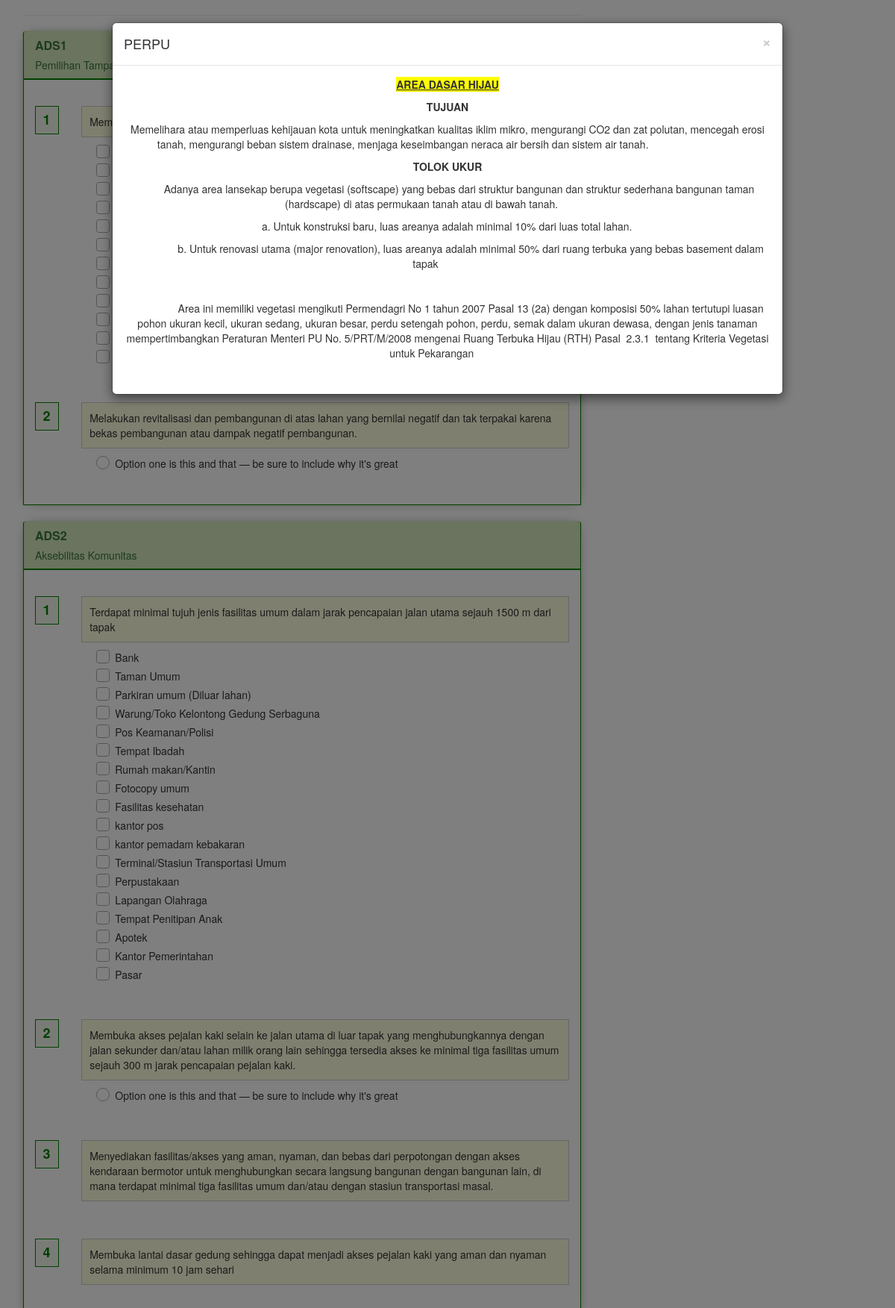
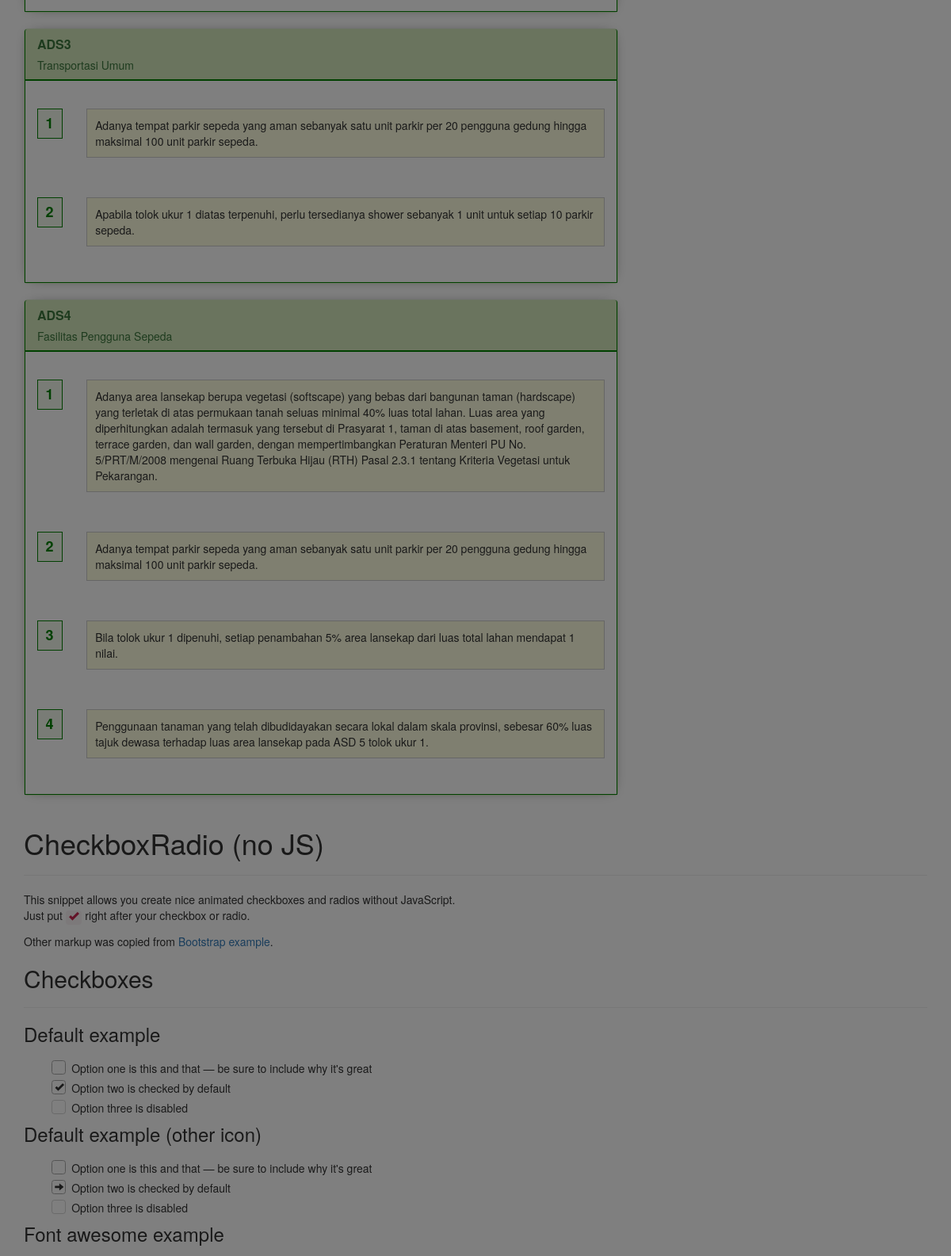
The app's page /index.php/c_dashboard/pengujian (upper part) with its own data (2 pictures, top to bottom).
### tables this page shows
CREATE TABLE `q_label` (
  `ID` int(11) NOT NULL AUTO_INCREMENT,
  `IDTitle` int(11) NOT NULL,
  `Code` varchar(20) DEFAULT NULL,
  `Label` varchar(100) DEFAULT NULL,
  `Purpose` text,
  `TotalPoint` int(11) DEFAULT NULL,
  PRIMARY KEY (`ID`)
);

CREATE TABLE `q_question` (
  `ID` int(11) NOT NULL AUTO_INCREMENT,
  `IDTitle` int(11) NOT NULL,
  `IDLabel` int(11) NOT NULL,
  `Order` varchar(11) DEFAULT NULL,
  `Question` text,
  `Type` enum('1','2','3') DEFAULT NULL COMMENT '1 = Berkar, 2 = pilihan ganda, 3 = Isi langsung',
  `Point` int(11) DEFAULT NULL COMMENT 'Jika Type = 3 gunakan poin ini',
  PRIMARY KEY (`ID`)
);

CREATE TABLE `q_type_1` (
  `ID` int(11) NOT NULL AUTO_INCREMENT,
  `IDQ` int(11) NOT NULL,
  `Label` varchar(255) DEFAULT NULL,
  PRIMARY KEY (`ID`)
);

### application/controllers/C_dashboard.php (called while the page is built, shortened)
<?php
class C_dashboard extends CI_Controller {
    function __construct()
    {
        $this->load->model('m_dashboard');
    }
    public function tempBlank($page){
        $data['page'] = $page;
        $data['include'] = $this->load->view('template/include','',true);
        $this->load->view('template/template_blank',$data);
    }
    public function pengujian()
    {
        $tahap = $this->input->get('t');
        if(!isset($tahap)){
            $tahap = 1;
        }
        $data['dataQuestion'] = $this->m_dashboard->__getQuestion($tahap);
        $page = $this->load->view('page/pengujian',$data,true);
    }
}

### index.php (called while the page is built, shortened)
<?php
require_once BASEPATH.'core/CodeIgniter.php';

### application/models/M_dashboard.php (called while the page is built, shortened)
<?php
class M_dashboard extends CI_Model {
    public function __getQuestion($IDTitle){
        $dataTitle = $this->db->query('SELECT * FROM green.q_title qt
                                              WHERE qt.ID = "'.$IDTitle.'" LIMIT 1')->result_array();
        if(count($dataTitle)>0){
            $dataTitle[0]['Perpu'] = $this->db->query('SELECT * FROM green.perpu WHERE IDTitle = "'.$IDTitle.'" ')->result_array();
        }
        $dataLabel = $this->db->query('SELECT * FROM green.q_label ql WHERE ql.IDTitle = "'.$IDTitle.'" ')->result_array();
        if(count($dataLabel)>0){
            for($i=0;$i<count($dataLabel);$i++){
                $DetailQustion = $this->db->query('SELECT * FROM green.q_question qq
                                                                        WHERE qq.IDTitle = "'.$IDTitle.'"
                                                                         AND qq.IDLabel = "'.$dataLabel[$i]['ID'].'"
                                                                         ORDER BY qq.Order ASC ')->result_array();
                if(count($DetailQustion)>0){
                    for($q=0;$q<count($DetailQustion);$q++){
                        $d = $DetailQustion[$q];
                        if($d['Type']==1 || $d['Type']=='1'){
                            $data_label = $this->db->query('SELECT * FROM green.q_type_1 qt
                                      WHERE qt.IDQ = "'.$d['ID'].'" ')->result_array();
                            $data_point = $this->db->query('SELECT * FROM green.q_type_1_range qtr
                                      WHERE qtr.IDQ = "'.$d['ID'].'" ')->result_array();
                            $DetailQustion[$q]['dataLabel'] = $data_label;
                            $DetailQustion[$q]['dataRange'] = $data_point;
                        } else if($d['Type']==2 || $d['Type']=='2'){
                            $data_label = $this->db->query('SELECT * FROM green.q_type_2 qt
                                      WHERE qt.IDQ = "'.$d['ID'].'" ')->result_array();
                            $DetailQustion[$q]['dataLabel'] = $data_label;
                        }
                    }
                }
                $dataLabel[$i]['DetailQustion'] = $DetailQustion;
            }
        }
        $result = array(
            'Title' => $dataTitle,
            'Label' => $dataLabel
        );
        return $result;
    }
}

### application/views/page/pengujian.php (the view, shortened to what this page needs)
<?php
$dataLabel = $dataQuestion['Label'];
?>
<div class="image-container set-full-height">
    <div class="container">
        <div class="row">
            <div class="col-md-8">
                <hr/>
                <?php foreach ($dataLabel AS $item) {
                if(count($item['DetailQustion'])>0) {
                    ?>
                <div class="panel panel-success">
                    <div class="panel-heading" style="background: #d4e9bc;border: 1px solid green;border-top: none;">
                        <h4 class="panel-title">
                           <b> <?php echo $item['Code']; ?></b>
                        </h4>
                        <h5 style="margin-bottom: 0px;"><?php echo $item['Label']; ?></h5>
                    </div>
                    <div class="panel-body" style="border: 1px solid green;">
                        <div class="tab-question">
                            <?php $no = 1; foreach ($item['DetailQustion'] AS $itemQuestion){ ?>
                                <div class="row">
                                    <div class="col-xs-1" style="text-align: center;">
                                        <div class="number"><?php echo $no; ?></div>
                                    </div>
                                    <div class="col-xs-11">
                                        <div class="question"><?php echo $itemQuestion['Question']; ?></div>
                                        <div class="q-type1">
                                            <?php
                                            if($itemQuestion['Type']==1 || $itemQuestion['Type']=='1'){
                                                $dataLabel = $itemQuestion['dataLabel'];
                                                for ($l=0;$l<count($dataLabel);$l++){ ?>
                                                    <div class="checkbox">
                                                        <label style="font-size: 1em">
                                                            <span class="cr"><i class="cr-icon fa fa-check"></i></span>
                                                            <?php echo $dataLabel[$l]['Label']; ?>
                                                        </label>
                                                    </div>
                                                <?php }
                                            } else if($itemQuestion['Type']==2 || $itemQuestion['Type']=='2'){ ?>
                                                <div class="radio">
                                                    <label>
                                                        <span class="cr"><i class="cr-icon glyphicon glyphicon-ok-sign"></i></span>
                                                        Option one is this and that — be sure to include why it's great
                                                    </label>
                                                </div>
                                            <?php }
                                            ?>
                                        </div>
                                    </div>
                                </div>
                                <?php $no++; } ?>
                        </div>
                    </div>
                </div>
                <?php } } ?>
            </div>
        </div>
    </div>
</div>
<div class="container">
    <h1>CheckboxRadio (no JS)</h1>
    <hr/>
    <p>This snippet allows you create nice animated checkboxes and radios without JavaScript. <br/>Just put <code><span class="cr"><i class="cr-icon glyphicon glyphicon-ok"></i></span></code> right after your checkbox or radio.</p>
    <p>Other markup was copied from <a href="http://getbootstrap.com/css/#forms" target="_blank">Bootstrap example</a>.</p>
    <h2>Checkboxes</h2>
    <hr/>
    <h3>Default example</h3>
    <div class="col-sm-12">
        <div class="checkbox">
            <label>
                <span class="cr"><i class="cr-icon glyphicon glyphicon-ok"></i></span>
                Option one is this and that — be sure to include why it's great
            </label>
        </div>
        <div class="checkbox">
            <label>
                <span class="cr"><i class="cr-icon glyphicon glyphicon-ok"></i></span>
                Option two is checked by default
            </label>
        </div>
        <div class="checkbox disabled">
            <label>
                <span class="cr"><i class="cr-icon glyphicon glyphicon-ok"></i></span>
                Option three is disabled
            </label>
        </div>
    </div>
    <h3>Default example (other icon)</h3>
    <div class="col-sm-12">
        <div class="checkbox">
            <label>
                <span class="cr"><i class="cr-icon glyphicon glyphicon-arrow-right"></i></span>
                Option one is this and that — be sure to include why it's great
            </label>
        </div>
        <div class="checkbox">
            <label>
                <span class="cr"><i class="cr-icon glyphicon glyphicon-arrow-right"></i></span>
                Option two is checked by default
            </label>
        </div>
        <div class="checkbox disabled">
            <label>
                <span class="cr"><i class="cr-icon glyphicon glyphicon-arrow-right"></i></span>
                Option three is disabled
            </label>
        </div>
    </div>
    <h3>Font awesome example</h3>
    <div class="col-sm-12">
    </div>
</div>
<div class="modal fade bs-example-modal-lg" id="modalLarge" tabindex="-1" role="dialog" aria-labelledby="myLargeModalLabel">
    <div class="modal-dialog modal-lg" role="document">
        <div class="modal-content">
            <div class="modal-header">
                <button type="button" class="close" data-dismiss="modal" aria-label="Close"><span aria-hidden="true">&times;</span></button>
                <h4 class="modal-title" id="myModalLabel">Modal title</h4>
            </div>
            <div class="modal-body">
            </div>
        </div>
    </div>
</div>

### assets/checkbox/checkbox.css (style rules this page uses)
.checkbox label:after, .radio label:after { content: ''; display: table; clear: both; }
.checkbox .cr, .radio .cr { position: relative; display: inline-block; border: 1px solid #a9a9a9; border-radius: .25em; width: 1.3em; height: 1.3em; float: left; margin-right: .5em; }
.radio .cr { border-radius: 50%; }
.checkbox label input[type="checkbox"]:disabled + .cr, .radio label input[type="radio"]:disabled + .cr { opacity: .5; }

### application/views/page/pengujian.php (style rules this page uses)
.tab-question { padding-top: 0px !important; min-height : 10px !important; }
.tab-question .row { border-top: none; border-bottom: none; padding-top: 20px; padding-bottom: 20px; }
.number { font-size: 18px; font-weight: bold; border: 1px solid green; background: #d4e9bc47; color: green; padding: 5px 2px 5px 1px; }
.question { min-height: 10px; background: lightyellow; border: 1px solid #cccccc; padding: 10px; font-size: 14px; }
.q-type1 { margin-top: 10px; font-size: 14px; }

### records on screen
q_label: Code "ADS1", Label "Pemilihan Tampak"
q_question: Question "Memilih…"
q_question: Question "Melakukan revitalisasi dan pembangunan di atas lahan yang bernilai negatif dan tak terpakai karena bekas pembangunan atau dampak negatif pembangunan.", shows "Option one is this and that — be sure to include why it's great"
q_label: Code "ADS2", Label "Aksebilitas Komunitas", Question "Membuka akses pejalan kaki selain ke jalan utama di luar tapak yang menghubungkannya dengan jalan sekunder dan/atau lahan milik orang lain sehingga tersedia akses ke minimal tiga fasilitas umum sejauh 300 m jarak pencapaian pejalan kaki."
q_question: Question "Terdapat minimal tujuh jenis fasilitas umum dalam jarak pencapaian jalan utama sejauh 1500 m dari tapak"
q_type_1: Label "Bank"
q_type_1: Label "Taman Umum"
q_type_1: Label "Parkiran umum (Diluar lahan)"
q_type_1: Label "Warung/Toko Kelontong Gedung Serbaguna"
q_type_1: Label "Pos Keamanan/Polisi"
q_type_1: Label "Tempat Ibadah"
q_type_1: Label "Rumah makan/Kantin"
q_type_1: Label "Fotocopy umum"
q_type_1: Label "Fasilitas kesehatan"
q_type_1: Label "kantor pos"
q_type_1: Label "kantor pemadam kebakaran"
q_type_1: Label "Terminal/Stasiun Transportasi Umum"
q_type_1: Label "Perpustakaan"
q_type_1: Label "Lapangan Olahraga"
q_type_1: Label "Tempat Penitipan Anak"
q_type_1: Label "Apotek"
q_type_1: Label "Kantor Pemerintahan"
q_type_1: Label "Pasar"
q_question: Question "Menyediakan fasilitas/akses yang aman, nyaman, dan bebas dari perpotongan dengan akses kendaraan bermotor untuk menghubungkan secara langsung bangunan dengan bangunan lain, di mana terdapat minimal tiga fasilitas umum dan/atau dengan stasiun transportasi masal."
q_question: Question "Membuka lantai dasar gedung sehingga dapat menjadi akses pejalan kaki yang aman dan nyaman selama minimum 10 jam sehari"
q_label: Code "ADS3", Label "Transportasi Umum"
q_question: Question "Adanya tempat parkir sepeda yang aman sebanyak satu unit parkir per 20 pengguna gedung hingga maksimal 100 unit parkir sepeda."
q_question: Question "Apabila tolok ukur 1 diatas terpenuhi, perlu tersedianya shower sebanyak 1 unit untuk setiap 10 parkir sepeda."
q_label: Code "ADS4", Label "Fasilitas Pengguna Sepeda"
q_question: Question "Adanya area lansekap berupa vegetasi (softscape) yang bebas dari bangunan taman (hardscape) yang terletak di atas permukaan tanah seluas minimal 40% luas total lahan. Luas area yang diperhitungkan adalah termasuk yang tersebut di Prasyarat 1, taman di atas basement, roof garden, terrace garden, dan wall garden, dengan mempertimbangkan Peraturan Menteri PU No. 5/PRT/M/2008 mengenai Ruang Terbuka Hijau (RTH) Pasal 2.3.1 tentang Kriteria Vegetasi untuk Pekarangan."
q_question: Question "Adanya tempat parkir sepeda yang aman sebanyak satu unit parkir per 20 pengguna gedung hingga maksimal 100 unit parkir sepeda."
q_question: Question "Bila tolok ukur 1 dipenuhi, setiap penambahan 5% area lansekap dari luas total lahan mendapat 1 nilai."
q_question: Question "Penggunaan tanaman yang telah dibudidayakan secara lokal dalam skala provinsi, sebesar 60% luas tajuk dewasa terhadap luas area lansekap pada ASD 5 tolok ukur 1."
